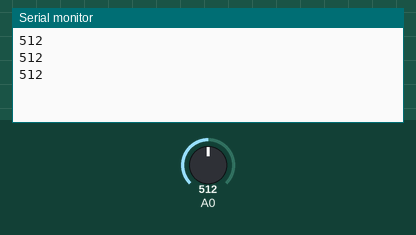
Recording of a sketch running on a simulated Arduino Uno, built with avr-gcc and run on an emulated ATmega328P. On the bench: the last lines printed to the serial monitor. Inputs (shaded band) come from the test bench; at power-on: A0 = 512.

Above: at 1.3 s.
1.4 s: A0 set to 716
At 1.9 s:
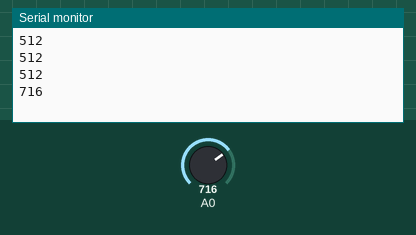
2.9 s: A0 set to 900
At 3.4 s:
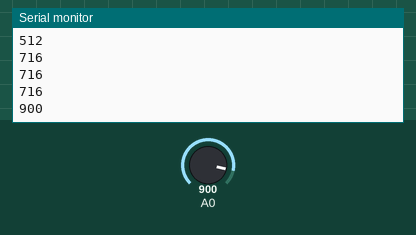
Timing chart, 0 to 5.9 s (numbered marks = the images above; inputs shaded):
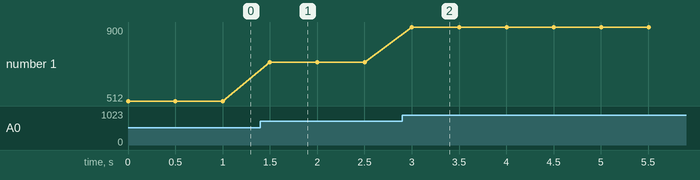

The sketch:

potenciometro.ino
```cpp
void setup() {

  Serial.begin(9600);  // INICIA A COMUNICAÇÃO SERIAL
}

void loop() {

  int pot  = analogRead(A0);  // LÊ A PORTA ANALÓGICA A0
  Serial.println(pot);        // IMPRIME O VALOR LIDO
  delay(500);                 // ESPERA 0,5 SEGUNDOS
}
```

Measured:
- after the input at 1.4 s, the serial monitor: prints a new line after 0.10 s (image 1)
- after the input at 2.9 s, the serial monitor: prints a new line after 0.10 s (image 2)
- plotted number 1: 512 → 716 after the input at 1.4 s, 716 → 900 after the input at 2.9 s
